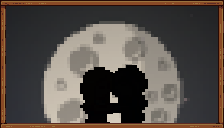

Below is a game level as drawn by its tile map, then a one-line description and the .tmx file that defines it, in full:
An orthogonal 14x8 tile map with 16x16 px tiles, 5 tile layers (Back, Buildings, Paths, Front, ...).

<map version="1.10" tiledversion="1.10.2" orientation="orthogonal" renderorder="right-down" width="14" height="8" tilewidth="16" tileheight="16" infinite="0" nextlayerid="11" nextobjectid="1">
 <tileset firstgid="1" name="HaleyKissPicFemale" tilewidth="16" tileheight="16" tilecount="112" columns="14">
  <image source="HaleyKissPicFemale.png" width="224" height="128" />
 </tileset>
 <layer id="1" name="Back" width="14" height="8">
  <data encoding="csv">
1,2,3,4,5,6,7,8,9,10,11,12,13,14,
15,16,17,18,19,20,21,22,23,24,25,26,27,28,
29,30,31,32,33,34,35,36,37,38,39,40,41,42,
43,44,45,46,47,48,49,50,51,52,53,54,55,56,
57,58,59,60,61,62,63,64,65,66,67,68,69,70,
71,72,73,74,75,76,77,78,79,80,81,82,83,84,
85,86,87,88,89,90,91,92,93,94,95,96,97,98,
99,100,101,102,103,104,105,106,107,108,109,110,111,112
</data>
 </layer>
 <objectgroup id="2" name="Back" />
 <layer id="3" name="Buildings" width="14" height="8">
  <data encoding="csv">
0,0,0,0,0,0,0,0,0,0,0,0,0,0,
0,0,0,0,0,0,0,0,0,0,0,0,0,0,
0,0,0,0,0,0,0,0,0,0,0,0,0,0,
0,0,0,0,0,0,0,0,0,0,0,0,0,0,
0,0,0,0,0,0,0,0,0,0,0,0,0,0,
0,0,0,0,0,0,0,0,0,0,0,0,0,0,
0,0,0,0,0,0,0,0,0,0,0,0,0,0,
0,0,0,0,0,0,0,0,0,0,0,0,0,0
</data>
 </layer>
 <objectgroup id="4" name="Buildings" />
 <layer id="5" name="Paths" width="14" height="8">
  <data encoding="csv">
1,2,3,4,5,6,7,8,9,10,11,12,13,14,
15,16,17,18,19,20,21,22,23,24,25,26,27,28,
29,30,31,32,33,34,35,36,37,38,39,40,41,42,
43,44,45,46,47,48,49,50,51,52,53,54,55,56,
57,58,59,60,61,62,63,64,65,66,67,68,69,70,
71,72,73,74,75,76,77,78,79,80,81,82,83,84,
85,86,87,88,89,90,91,92,93,94,95,96,97,98,
99,100,101,102,103,104,105,106,107,108,109,110,111,112
</data>
 </layer>
 <objectgroup id="6" name="Paths" />
 <layer id="7" name="Front" width="14" height="8">
  <data encoding="csv">
0,0,0,0,0,0,0,0,0,0,0,0,0,0,
0,0,0,0,0,0,0,0,0,0,0,0,0,0,
0,0,0,0,0,0,0,0,0,0,0,0,0,0,
0,0,0,0,0,0,0,0,0,0,0,0,0,0,
0,0,0,0,0,0,0,0,0,0,0,0,0,0,
0,0,0,0,0,0,0,0,0,0,0,0,0,0,
0,0,0,0,0,0,0,0,0,0,0,0,0,0,
0,0,0,0,0,0,0,0,0,0,0,0,0,0
</data>
 </layer>
 <objectgroup id="8" name="Front" />
 <layer id="9" name="AlwaysFront" width="14" height="8">
  <data encoding="csv">
0,0,0,0,0,0,0,0,0,0,0,0,0,0,
0,0,0,0,0,0,0,0,0,0,0,0,0,0,
0,0,0,0,0,0,0,0,0,0,0,0,0,0,
0,0,0,0,0,0,0,0,0,0,0,0,0,0,
0,0,0,0,0,0,0,0,0,0,0,0,0,0,
0,0,0,0,0,0,0,0,0,0,0,0,0,0,
0,0,0,0,0,0,0,0,0,0,0,0,0,0,
0,0,0,0,0,0,0,0,0,0,0,0,0,0
</data>
 </layer>
 <objectgroup id="10" name="AlwaysFront" />
</map>
